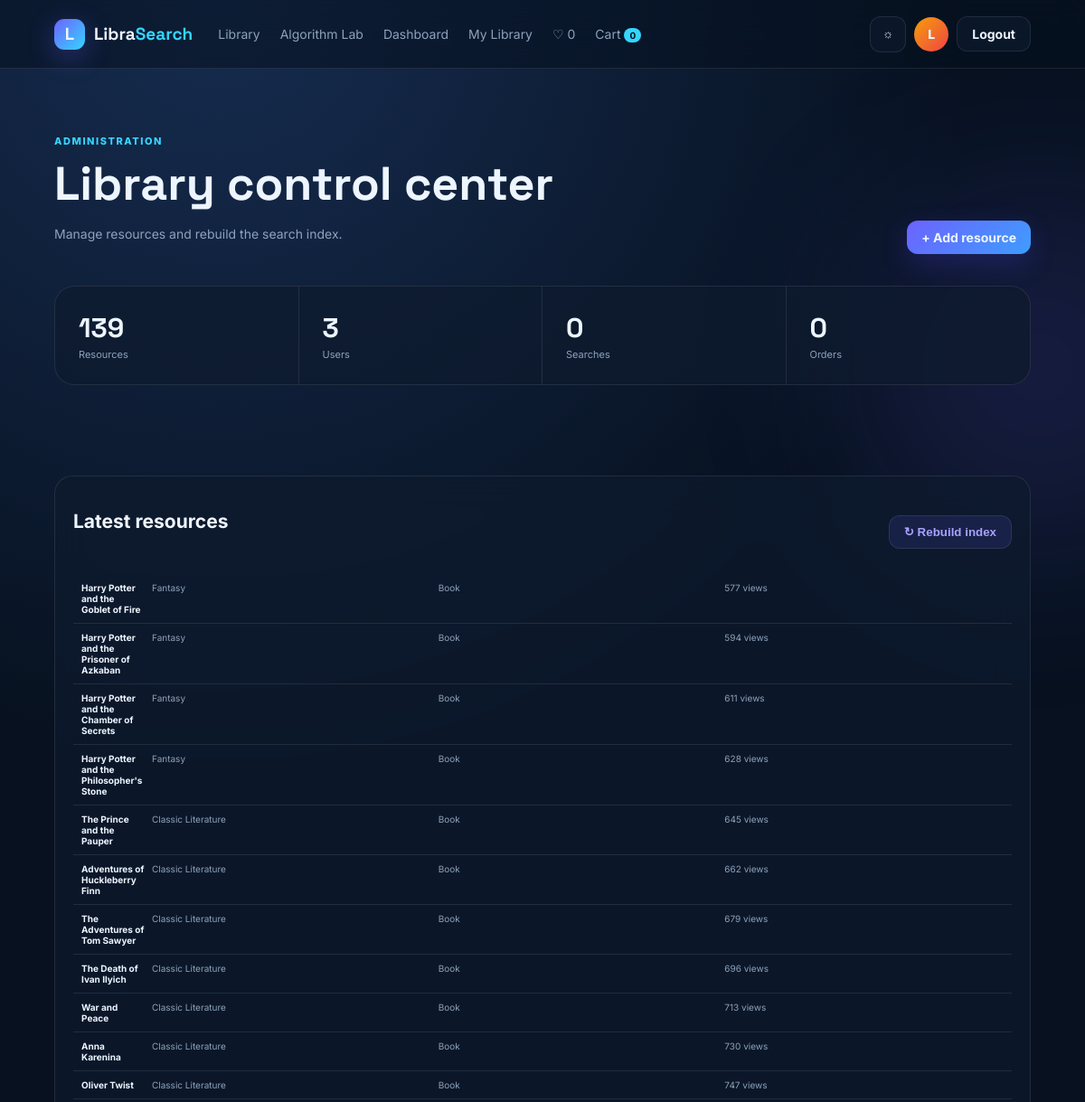
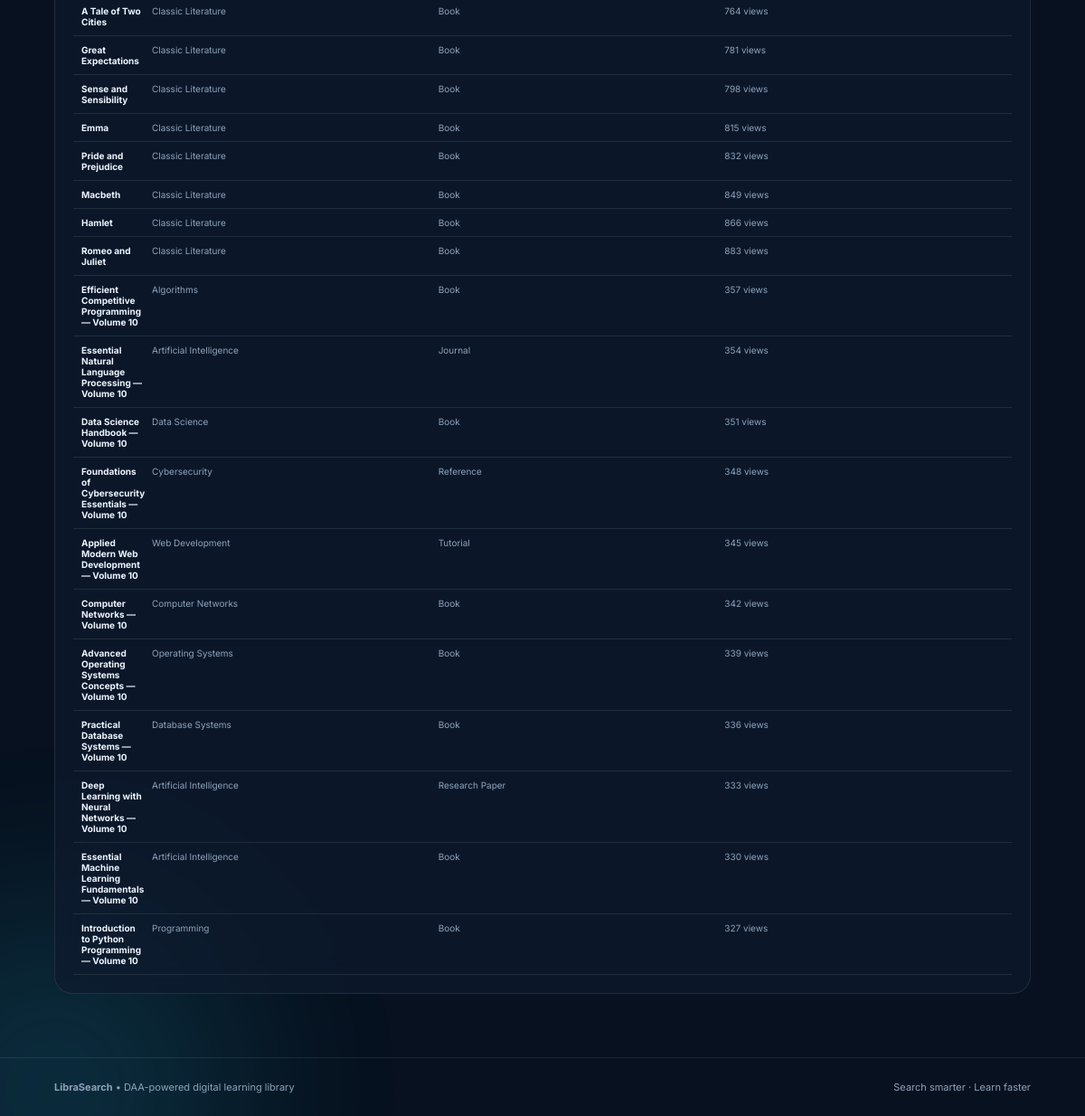
The page /admin (signed in) on the database its author committed (2 pictures, top to bottom).
### tables this page shows
CREATE TABLE users (
        id INTEGER PRIMARY KEY AUTOINCREMENT,
        name TEXT NOT NULL,
        email TEXT UNIQUE NOT NULL,
        password_hash TEXT NOT NULL,
        role TEXT NOT NULL DEFAULT 'user',
        created_at TEXT DEFAULT CURRENT_TIMESTAMP
    );

CREATE TABLE resources (
        id INTEGER PRIMARY KEY AUTOINCREMENT,
        title TEXT NOT NULL,
        author TEXT NOT NULL,
        description TEXT NOT NULL,
        keywords TEXT NOT NULL,
        category TEXT NOT NULL,
        publication_year INTEGER NOT NULL,
        resource_type TEXT NOT NULL,
        publisher TEXT NOT NULL,
        isbn TEXT,
        price REAL NOT NULL DEFAULT 0,
        cover TEXT,
        url TEXT,
        rating REAL DEFAULT 4.5,
        views INTEGER DEFAULT 0,
        created_at TEXT DEFAULT CURRENT_TIMESTAMP
    );

### app.py (the view)
@app.route("/admin")
@admin_required
def admin():
    conn = db()
    stats = {
        "resources": conn.execute("SELECT COUNT(*) FROM resources").fetchone()[0],
        "users": conn.execute("SELECT COUNT(*) FROM users").fetchone()[0],
        "searches": conn.execute("SELECT COUNT(*) FROM search_history").fetchone()[0],
        "orders": conn.execute("SELECT COUNT(*) FROM orders").fetchone()[0],
    }
    resources = [dict(r) for r in conn.execute("SELECT * FROM resources ORDER BY id DESC LIMIT 30")]
    conn.close()
    return render_template("admin.html", stats=stats, resources=resources)

### app.py (called while the page is built)
def db():
    conn = sqlite3.connect(DB_PATH)
    conn.row_factory = sqlite3.Row
    return conn

def current_user():
    uid = session.get("user_id")
    if not uid:
        return None
    conn = db()
    row = conn.execute("SELECT * FROM users WHERE id=?", (uid,)).fetchone()
    conn.close()
    return dict(row) if row else None

@app.context_processor
def inject_globals():
    user = current_user()
    cart_count = 0
    wishlist_count = 0
    if user:
        conn = db()
        cart_count = conn.execute("SELECT COUNT(*) FROM cart WHERE user_id=?", (user["id"],)).fetchone()[0]
        wishlist_count = conn.execute("SELECT COUNT(*) FROM wishlist WHERE user_id=?", (user["id"],)).fetchone()[0]
        conn.close()
    return {"current_user": user, "cart_count": cart_count, "wishlist_count": wishlist_count}

def admin_required(view):
    @wraps(view)
    def wrapped(*args, **kwargs):
        user = current_user()
        if not user or user["role"] != "admin":
            abort(403)
        return view(*args, **kwargs)
    return wrapped

### templates/admin.html
{% extends 'base.html' %}{% block title %}Admin — LibraSearch{% endblock %}{% block content %}<section class="page-head reveal"><div><span class="eyebrow">Administration</span><h1>Library control center</h1><p>Manage resources and rebuild the search index.</p></div><a class="btn btn-primary" href="{{ url_for('admin_resource') }}">+ Add resource</a></section><div class="stats reveal"><div><strong>{{ stats.resources }}</strong><span>Resources</span></div><div><strong>{{ stats.users }}</strong><span>Users</span></div><div><strong>{{ stats.searches }}</strong><span>Searches</span></div><div><strong>{{ stats.orders }}</strong><span>Orders</span></div></div><div class="glass reveal" style="padding:20px"><div class="section-head"><h2>Latest resources</h2><form method="post" action="{{ url_for('rebuild_index') }}"><button class="btn btn-soft">↻ Rebuild index</button></form></div>{% for r in resources %}<div class="bench-table"><div><b>{{ r.title }}</b><span>{{ r.category }}</span><span>{{ r.resource_type }}</span><span>{{ r.views }} views</span></div></div>{% endfor %}</div>{% endblock %}

### templates/base.html (shortened to what this page needs)
<!doctype html><html lang="en" data-theme="dark"><head><link rel="stylesheet" href="{{ url_for('static', filename='style.css') }}"></head><body><div class="bg-orb orb-a"></div><div class="bg-orb orb-b"></div><header class="nav"><a class="brand" href="{{ url_for('index') }}"><span class="brand-mark">L</span><span>Libra<span class="accent">Search</span></span></a><nav><a href="{{ url_for('library') }}">Library</a><a href="{{ url_for('algorithm_lab') }}">Algorithm Lab</a>{% if current_user %}<a href="{{ url_for('dashboard') }}">Dashboard</a><a href="{{ url_for('my_library') }}">My Library</a><a href="{{ url_for('wishlist') }}">♡ {{ wishlist_count }}</a><a href="{{ url_for('cart') }}">Cart <b class="badge">{{ cart_count }}</b></a>{% endif %}</nav><div class="nav-actions"><button class="icon-btn" id="themeToggle" title="Toggle theme">☼</button>{% if current_user %}<a class="avatar" href="{{ url_for('dashboard') }}">{{ current_user.name[:1]|upper }}</a><a class="btn btn-ghost" href="{{ url_for('logout') }}">Logout</a>{% else %}<a class="btn btn-ghost" href="{{ url_for('login') }}">Login</a><a class="btn btn-primary" href="{{ url_for('signup') }}">Get started</a>{% endif %}</div></header><main>{% block content %}{% endblock %}</main><footer><div><strong>LibraSearch</strong><span> • DAA-powered digital learning library</span></div><span>Search smarter · Learn faster</span></footer></body></html>

### static/style.css (style rules this page uses)
:root { --bg:#07111f;--surface:rgba(15,27,47,.72);--surface2:#0d1b2f;--text:#edf5ff;--muted:#8ea2bb;--line:rgba(255,255,255,.09);--primary:#6c63ff;--cyan:#35d5ff;--green:#4adeb1;--shadow:0 24px 80px rgba(0,0,0,.35) }
* { box-sizing:border-box }
html { scroll-behavior:smooth }
body { margin:0;background:radial-gradient(circle at 20% 0,#162c50 0,transparent 32%),var(--bg);color:var(--text);font:14px Inter,system-ui,sans-serif;min-height:100vh }
a { color:inherit;text-decoration:none }
.bg-orb { position:fixed;width:420px;height:420px;border-radius:50%;filter:blur(100px);opacity:.14;pointer-events:none;z-index:-1 }
.orb-a { background:#6c63ff;top:8%;right:-160px }
.orb-b { background:#22d3ee;bottom:-180px;left:-150px }
.nav { height:76px;display:flex;align-items:center;gap:28px;padding:0 5vw;border-bottom:1px solid var(--line);backdrop-filter:blur(20px);position:sticky;top:0;z-index:20;background:rgba(7,17,31,.55) }
.brand { display:flex;align-items:center;gap:10px;font:700 19px 'Space Grotesk' }
.brand-mark { display:grid;place-items:center;width:34px;height:34px;border-radius:11px;background:linear-gradient(135deg,var(--primary),var(--cyan));box-shadow:0 8px 30px #6c63ff55;font-weight:800 }
.accent,.gradient-text { color:var(--cyan) }
nav { display:flex;gap:22px;flex:1 }
nav a { color:var(--muted);transition:.25s }
.nav-actions { display:flex;align-items:center;gap:9px }
.btn { border:1px solid var(--line);padding:10px 16px;border-radius:12px;font-weight:700;display:inline-flex;justify-content:center;align-items:center;gap:8px;cursor:pointer;transition:.25s;background:transparent;color:var(--text) }
.btn-primary { border:0;background:linear-gradient(135deg,var(--primary),#3e9dff);box-shadow:0 10px 30px #5148ff38 }
.btn-ghost { background:var(--surface) }
.btn-soft { background:rgba(108,99,255,.12);color:#a8a2ff }
.icon-btn { border:1px solid var(--line);background:var(--surface);color:var(--text);width:40px;height:40px;border-radius:12px;cursor:pointer }
.avatar { width:38px;height:38px;border-radius:50%;display:grid;place-items:center;background:linear-gradient(135deg,#f59e0b,#ef4444);font-weight:800 }
.badge { font-size:10px;background:var(--cyan);color:#03111d;padding:2px 6px;border-radius:9px }
main { max-width:1400px;margin:auto;padding:0 5vw 70px }
.eyebrow { color:var(--cyan);text-transform:uppercase;letter-spacing:.14em;font-size:11px;font-weight:800 }
.stats { display:grid;grid-template-columns:repeat(4,1fr);border:1px solid var(--line);background:var(--surface);border-radius:22px;overflow:hidden;margin-bottom:100px }
.stats>div { padding:26px;border-right:1px solid var(--line) }
.stats>div:last-child { border:0 }
.stats strong { font:700 30px 'Space Grotesk';display:block }
.stats span { color:var(--muted);font-size:11px }
.section-head { display:flex;align-items:end;justify-content:space-between;margin-bottom:28px }
.section h2,.page-head h1 { font:700 34px 'Space Grotesk';margin:7px 0 }
footer { border-top:1px solid var(--line);padding:25px 5vw;color:var(--muted);display:flex;justify-content:space-between;font-size:11px }
.page-head { padding:70px 0 35px;display:flex;justify-content:space-between;align-items:end }
.page-head h1 { font-size:52px }
.page-head p { color:var(--muted) }
.search-panel,.glass { background:var(--surface);border:1px solid var(--line);backdrop-filter:blur(20px);border-radius:20px }
.bench-table>div { display:grid;grid-template-columns:70px repeat(3,1fr);gap:8px;padding:9px;border-bottom:1px solid var(--line);font-size:10px;color:var(--muted) }
.bench-table b { color:var(--text) }
.reveal { opacity:0;transform:translateY(22px);transition:opacity .7s ease,transform .7s ease }
.reveal.visible { opacity:1;transform:none }

### rows shown on the page
users: name "L"
resources: title "Harry Potter and the Goblet of Fire", category "Fantasy", resource_type "Book", views "577"
resources: title "Harry Potter and the Prisoner of Azkaban", category "Fantasy", resource_type "Book", views "594"
resources: title "Harry Potter and the Chamber of Secrets", category "Fantasy", resource_type "Book", views "611"
resources: title "Harry Potter and the Philosopher's Stone", category "Fantasy", resource_type "Book", views "628"
resources: title "The Prince and the Pauper", category "Classic Literature", resource_type "Book", views "645"
resources: title "Adventures of Huckleberry Finn", category "Classic Literature", resource_type "Book", views "662"
resources: title "The Adventures of Tom Sawyer", category "Classic Literature", resource_type "Book", views "679"
resources: title "The Death of Ivan Ilyich", category "Classic Literature", resource_type "Book", views "696"
resources: title "War and Peace", category "Classic Literature", resource_type "Book", views "713"
resources: title "Anna Karenina", category "Classic Literature", resource_type "Book", views "730"
resources: title "Oliver Twist", category "Classic Literature", resource_type "Book", views "747"
resources: title "A Tale of Two Cities", category "Classic Literature", resource_type "Book", views "764"
resources: title "Great Expectations", category "Classic Literature", resource_type "Book", views "781"
resources: title "Sense and Sensibility", category "Classic Literature", resource_type "Book", views "798"
resources: title "Emma", category "Classic Literature", resource_type "Book", views "815"
resources: title "Pride and Prejudice", category "Classic Literature", resource_type "Book", views "832"
resources: title "Macbeth", category "Classic Literature", resource_type "Book", views "849"
resources: title "Hamlet", category "Classic Literature", resource_type "Book", views "866"
resources: title "Romeo and Juliet", category "Classic Literature", resource_type "Book", views "883"
resources: title "Efficient Competitive Programming — Volume 10", category "Algorithms", resource_type "Book", views "357"
resources: title "Essential Natural Language Processing — Volume 10", category "Artificial Intelligence", resource_type "Journal", views "354"
resources: title "Data Science Handbook — Volume 10", category "Data Science", resource_type "Book", views "351"
resources: title "Foundations of Cybersecurity Essentials — Volume 10", category "Cybersecurity", resource_type "Reference", views "348"
resources: title "Applied Modern Web Development — Volume 10", category "Web Development", resource_type "Tutorial", views "345"
resources: title "Computer Networks — Volume 10", category "Computer Networks", resource_type "Book", views "342"
resources: title "Advanced Operating Systems Concepts — Volume 10", category "Operating Systems", resource_type "Book", views "339"
resources: title "Practical Database Systems — Volume 10", category "Database Systems", resource_type "Book", views "336"
resources: title "Deep Learning with Neural Networks — Volume 10", category "Artificial Intelligence", resource_type "Research Paper", views "333"
resources: title "Essential Machine Learning Fundamentals — Volume 10", category "Artificial Intelligence", resource_type "Book", views "330"
resources: title "Introduction to Python Programming — Volume 10", category "Programming", resource_type "Book", views "327"

### other values the page prints
{{ wishlist_count }} "0"
{{ cart_count }} "0"
{{ stats.resources }} "139"
{{ stats.users }} "3"
{{ stats.searches }} "0"
{{ stats.orders }} "0"
